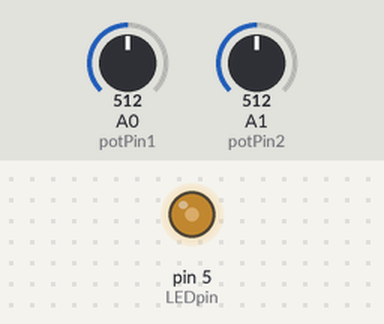
The sketch below on a simulated Arduino Uno, built with avr-gcc and run on an emulated ATmega328P. Shown: output pins drawn as LEDs (lit = HIGH). The test bench sets the inputs (shaded band); at power-on: A0 (potPin1) = 512, A1 (potPin2) = 512.

Above: at 1.2 s.
1.3 s: A0 (potPin1) set to 0
At 2.5 s:
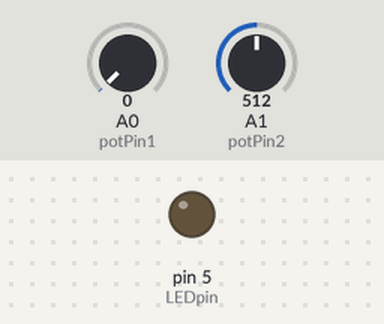
2.8 s: A0 (potPin1) set to 77
4.3 s: A0 (potPin1) set to 94
7.3 s: A0 (potPin1) set to 716
At 7.8 s:
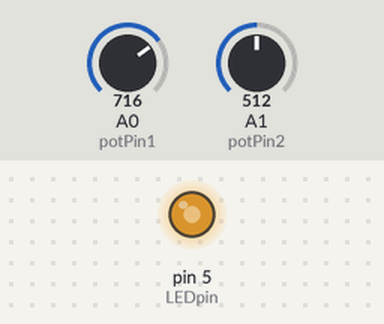
10.3 s: A0 (potPin1) set to 1023
At 11.0 s:
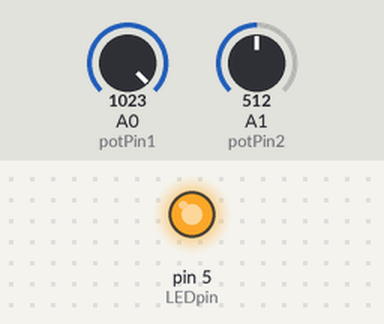
Timing chart, 0 to 12.8 s (numbered marks = the images above; inputs shaded):
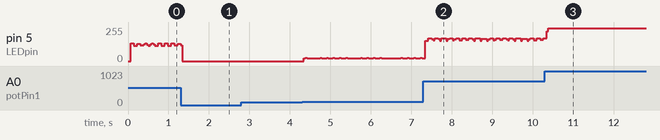

Measured:
- after the input at 2.8 s, every drawn part: stays the same

The sketch:

1.ino
```cpp
int LEDpin = 5;                     //定義LED接腳
int potPin1 = 14;                     //定義可變電阻讀取接腳
int potPin2 = 15;                     //定義可變電阻讀取接腳
int val1 = 0;                        //儲存可變電阻阻值
int val2 = 0;                        //儲存可變電阻阻值
int dt  = 0;                        //LED閃爍時間間隔
int frequency = 0;
void setup() {
    pinMode(LEDpin, OUTPUT);        //定義LED接腳為輸出
    pinMode(potPin1, INPUT);         //定義可變電阻讀取接腳為輸入
    pinMode(potPin2, INPUT);
    Serial.begin(9600);
}

void loop() {
    val1 = analogRead(potPin1);
    val2 = analogRead(potPin2);
    frequency=(1/(0.7*(10000+2*val2)*0.00001)); //T會因為可變電阻而改變，所以要計算總共要顯示幾秒，頻率等於週期倒數
    dt = map(val1, 0, 1023, 0, frequency);      //設定val將由0~1023線性變換為0~整個要顯示幾秒存入dt
    digitalWrite(LEDpin, HIGH);                //LED亮
    delay(dt);                                 //由變化的dt決定亮的時間有多久
    digitalWrite(LEDpin, LOW);                 //LED不亮
    delay(frequency-dt);                       //由變化的頻率-dt決定滅的時間有多久
//    Serial.print("val = ");
//    Serial.print(val);
//    Serial.print(";   dt = ");
//    Serial.println(dt);
}
```
